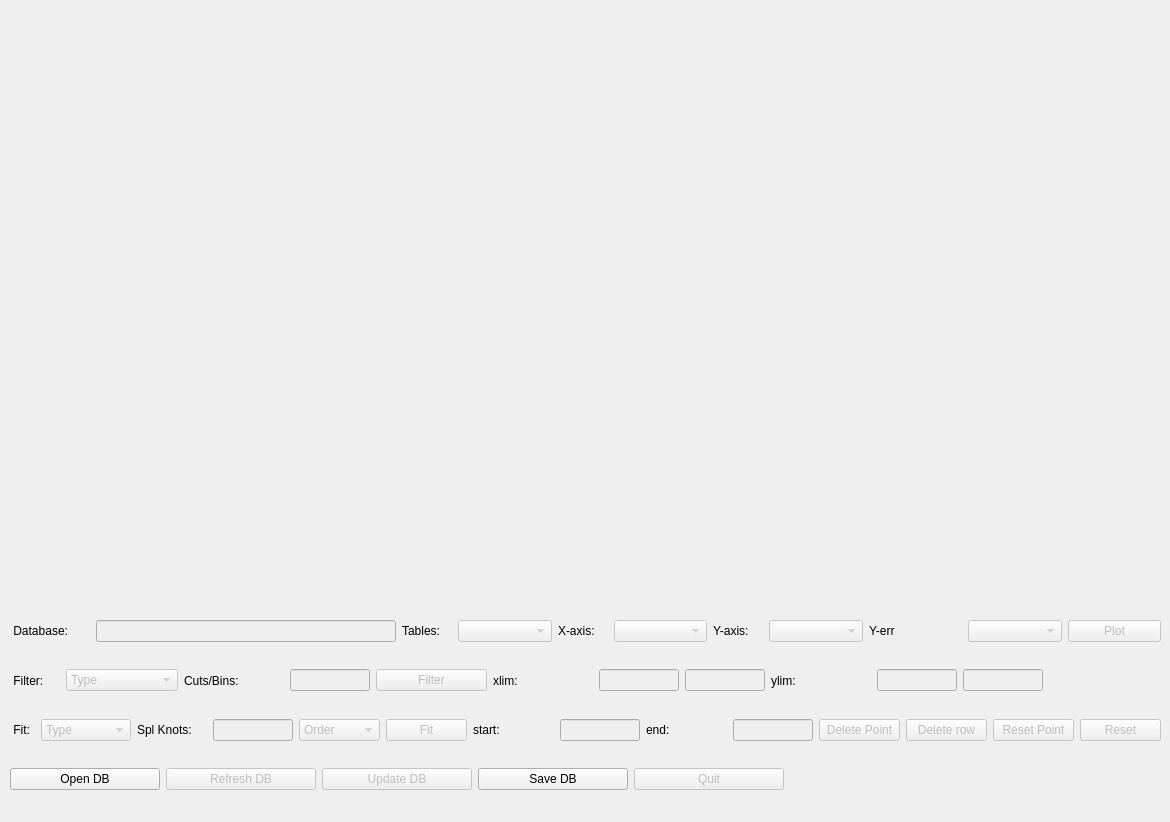
<?xml version="1.0" encoding="UTF-8"?>
<ui version="4.0">
 <class>TimeSeriesWindow</class>
 <widget class="QMainWindow" name="TimeSeriesWindow">
  <property name="geometry">
   <rect>
    <x>0</x>
    <y>0</y>
    <width>1170</width>
    <height>822</height>
   </rect>
  </property>
  <property name="windowTitle">
   <string>DRAN- View/Edit Timeseries</string>
  </property>
  <widget class="QWidget" name="centralwidget">
   <widget class="QWidget" name="gridLayoutWidget">
    <property name="geometry">
     <rect>
      <x>10</x>
      <y>20</y>
      <width>1151</width>
      <height>591</height>
     </rect>
    </property>
    <layout class="QGridLayout" name="PlotLayout"/>
   </widget>
   <widget class="QWidget" name="verticalLayoutWidget">
    <property name="geometry">
     <rect>
      <x>10</x>
      <y>620</y>
      <width>1151</width>
      <height>191</height>
     </rect>
    </property>
    <layout class="QVBoxLayout" name="controlLayout">
     <item>
      <layout class="QHBoxLayout" name="AnalysisLayout_3">
       <item>
        <widget class="QLabel" name="LblDB">
         <property name="maximumSize">
          <size>
           <width>80</width>
           <height>16777215</height>
          </size>
         </property>
         <property name="text">
          <string> Database:</string>
         </property>
        </widget>
       </item>
       <item>
        <widget class="QLineEdit" name="EdtDB">
         <property name="enabled">
          <bool>false</bool>
         </property>
         <property name="maximumSize">
          <size>
           <width>300</width>
           <height>16777215</height>
          </size>
         </property>
        </widget>
       </item>
       <item>
        <widget class="QLabel" name="LblTables">
         <property name="maximumSize">
          <size>
           <width>50</width>
           <height>16777215</height>
          </size>
         </property>
         <property name="text">
          <string>Tables: </string>
         </property>
        </widget>
       </item>
       <item>
        <widget class="QComboBox" name="comboBoxTables">
         <property name="enabled">
          <bool>false</bool>
         </property>
         <property name="maximumSize">
          <size>
           <width>150</width>
           <height>16777215</height>
          </size>
         </property>
        </widget>
       </item>
       <item>
        <widget class="QLabel" name="LblColsX">
         <property name="maximumSize">
          <size>
           <width>50</width>
           <height>16777215</height>
          </size>
         </property>
         <property name="text">
          <string>X-axis:</string>
         </property>
        </widget>
       </item>
       <item>
        <widget class="QComboBox" name="comboBoxColsX">
         <property name="enabled">
          <bool>false</bool>
         </property>
         <property name="maximumSize">
          <size>
           <width>150</width>
           <height>16777215</height>
          </size>
         </property>
        </widget>
       </item>
       <item>
        <widget class="QLabel" name="LblColsY">
         <property name="maximumSize">
          <size>
           <width>50</width>
           <height>16777215</height>
          </size>
         </property>
         <property name="text">
          <string>Y-axis:</string>
         </property>
        </widget>
       </item>
       <item>
        <widget class="QComboBox" name="comboBoxColsY">
         <property name="enabled">
          <bool>false</bool>
         </property>
         <property name="maximumSize">
          <size>
           <width>150</width>
           <height>16777215</height>
          </size>
         </property>
        </widget>
       </item>
       <item>
        <widget class="QLabel" name="LblColsYerr">
         <property name="text">
          <string>Y-err</string>
         </property>
        </widget>
       </item>
       <item>
        <widget class="QComboBox" name="comboBoxColsYerr">
         <property name="enabled">
          <bool>false</bool>
         </property>
         <property name="maximumSize">
          <size>
           <width>150</width>
           <height>16777215</height>
          </size>
         </property>
        </widget>
       </item>
       <item>
        <widget class="QPushButton" name="BtnPlot">
         <property name="enabled">
          <bool>false</bool>
         </property>
         <property name="maximumSize">
          <size>
           <width>150</width>
           <height>16777215</height>
          </size>
         </property>
         <property name="text">
          <string>Plot</string>
         </property>
        </widget>
       </item>
      </layout>
     </item>
     <item>
      <layout class="QHBoxLayout" name="FilterLayout">
       <item>
        <widget class="QLabel" name="LblFilterType">
         <property name="maximumSize">
          <size>
           <width>50</width>
           <height>16777215</height>
          </size>
         </property>
         <property name="text">
          <string> Filter:   </string>
         </property>
        </widget>
       </item>
       <item>
        <widget class="QComboBox" name="comboBoxFilters">
         <property name="enabled">
          <bool>false</bool>
         </property>
         <property name="maximumSize">
          <size>
           <width>150</width>
           <height>16777215</height>
          </size>
         </property>
         <item>
          <property name="text">
           <string>Type</string>
          </property>
         </item>
         <item>
          <property name="text">
           <string>&gt;</string>
          </property>
         </item>
         <item>
          <property name="text">
           <string>&lt;</string>
          </property>
         </item>
         <item>
          <property name="text">
           <string>&gt;=</string>
          </property>
         </item>
         <item>
          <property name="text">
           <string>&lt;=</string>
          </property>
         </item>
         <item>
          <property name="text">
           <string>binning</string>
          </property>
         </item>
         <item>
          <property name="text">
           <string>rms cuts</string>
          </property>
         </item>
        </widget>
       </item>
       <item>
        <widget class="QLabel" name="LblBinning">
         <property name="maximumSize">
          <size>
           <width>100</width>
           <height>16777215</height>
          </size>
         </property>
         <property name="text">
          <string>Cuts/Bins:</string>
         </property>
        </widget>
       </item>
       <item>
        <widget class="QLineEdit" name="EdtFilter">
         <property name="enabled">
          <bool>false</bool>
         </property>
         <property name="maximumSize">
          <size>
           <width>80</width>
           <height>16777215</height>
          </size>
         </property>
         <property name="text">
          <string/>
         </property>
        </widget>
       </item>
       <item>
        <widget class="QPushButton" name="BtnFilter">
         <property name="enabled">
          <bool>false</bool>
         </property>
         <property name="maximumSize">
          <size>
           <width>150</width>
           <height>16777215</height>
          </size>
         </property>
         <property name="text">
          <string>Filter</string>
         </property>
        </widget>
       </item>
       <item>
        <widget class="QLabel" name="Lblxlim">
         <property name="maximumSize">
          <size>
           <width>100</width>
           <height>16777215</height>
          </size>
         </property>
         <property name="text">
          <string>xlim:</string>
         </property>
        </widget>
       </item>
       <item>
        <widget class="QLineEdit" name="EdtxlimMin">
         <property name="enabled">
          <bool>false</bool>
         </property>
         <property name="maximumSize">
          <size>
           <width>80</width>
           <height>16777215</height>
          </size>
         </property>
         <property name="text">
          <string/>
         </property>
        </widget>
       </item>
       <item>
        <widget class="QLineEdit" name="EdtxlimMax">
         <property name="enabled">
          <bool>false</bool>
         </property>
         <property name="maximumSize">
          <size>
           <width>80</width>
           <height>16777215</height>
          </size>
         </property>
         <property name="text">
          <string/>
         </property>
        </widget>
       </item>
       <item>
        <widget class="QLabel" name="Lblylim">
         <property name="maximumSize">
          <size>
           <width>100</width>
           <height>16777215</height>
          </size>
         </property>
         <property name="text">
          <string>ylim:</string>
         </property>
        </widget>
       </item>
       <item>
        <widget class="QLineEdit" name="EdtylimMin">
         <property name="enabled">
          <bool>false</bool>
         </property>
         <property name="maximumSize">
          <size>
           <width>80</width>
           <height>16777215</height>
          </size>
         </property>
         <property name="text">
          <string/>
         </property>
        </widget>
       </item>
       <item>
        <widget class="QLineEdit" name="EdtylimMax">
         <property name="enabled">
          <bool>false</bool>
         </property>
         <property name="maximumSize">
          <size>
           <width>80</width>
           <height>16777215</height>
          </size>
         </property>
         <property name="text">
          <string/>
         </property>
        </widget>
       </item>
       <item>
        <widget class="QLabel" name="LblTables_4">
         <property name="text">
          <string/>
         </property>
        </widget>
       </item>
      </layout>
     </item>
     <item>
      <layout class="QHBoxLayout" name="horizontalLayout_2">
       <item>
        <layout class="QHBoxLayout" name="AnalysisLayout_6">
         <item>
          <widget class="QLabel" name="LblFit">
           <property name="maximumSize">
            <size>
             <width>25</width>
             <height>16777215</height>
            </size>
           </property>
           <property name="text">
            <string> Fit:</string>
           </property>
          </widget>
         </item>
         <item>
          <widget class="QComboBox" name="comboBoxFitTypes">
           <property name="enabled">
            <bool>false</bool>
           </property>
           <property name="maximumSize">
            <size>
             <width>150</width>
             <height>16777215</height>
            </size>
           </property>
           <item>
            <property name="text">
             <string>Type</string>
            </property>
           </item>
           <item>
            <property name="text">
             <string>Polynomial</string>
            </property>
           </item>
           <item>
            <property name="text">
             <string>Spline</string>
            </property>
           </item>
          </widget>
         </item>
         <item>
          <widget class="QLabel" name="LblSplKnots">
           <property name="maximumSize">
            <size>
             <width>70</width>
             <height>16777215</height>
            </size>
           </property>
           <property name="text">
            <string>Spl Knots:</string>
           </property>
          </widget>
         </item>
         <item>
          <widget class="QLineEdit" name="EdtSplKnots">
           <property name="enabled">
            <bool>false</bool>
           </property>
           <property name="maximumSize">
            <size>
             <width>80</width>
             <height>16777215</height>
            </size>
           </property>
           <property name="text">
            <string/>
           </property>
          </widget>
         </item>
         <item>
          <widget class="QComboBox" name="comboBoxOrder">
           <property name="enabled">
            <bool>false</bool>
           </property>
           <property name="maximumSize">
            <size>
             <width>150</width>
             <height>16777215</height>
            </size>
           </property>
           <item>
            <property name="text">
             <string>Order</string>
            </property>
           </item>
           <item>
            <property name="text">
             <string>1</string>
            </property>
           </item>
           <item>
            <property name="text">
             <string>2</string>
            </property>
           </item>
           <item>
            <property name="text">
             <string>3</string>
            </property>
           </item>
           <item>
            <property name="text">
             <string>4</string>
            </property>
           </item>
           <item>
            <property name="text">
             <string>5</string>
            </property>
           </item>
           <item>
            <property name="text">
             <string>6</string>
            </property>
           </item>
           <item>
            <property name="text">
             <string>7</string>
            </property>
           </item>
           <item>
            <property name="text">
             <string>8</string>
            </property>
           </item>
           <item>
            <property name="text">
             <string>9</string>
            </property>
           </item>
           <item>
            <property name="text">
             <string>10</string>
            </property>
           </item>
          </widget>
         </item>
         <item>
          <widget class="QPushButton" name="BtnFit">
           <property name="enabled">
            <bool>false</bool>
           </property>
           <property name="maximumSize">
            <size>
             <width>150</width>
             <height>16777215</height>
            </size>
           </property>
           <property name="text">
            <string>Fit</string>
           </property>
          </widget>
         </item>
         <item>
          <widget class="QLabel" name="LblStartDate">
           <property name="maximumSize">
            <size>
             <width>100</width>
             <height>16777215</height>
            </size>
           </property>
           <property name="text">
            <string>start:</string>
           </property>
          </widget>
         </item>
         <item>
          <widget class="QLineEdit" name="EdtStartDate">
           <property name="enabled">
            <bool>false</bool>
           </property>
           <property name="maximumSize">
            <size>
             <width>80</width>
             <height>16777215</height>
            </size>
           </property>
           <property name="text">
            <string/>
           </property>
          </widget>
         </item>
         <item>
          <widget class="QLabel" name="LblEndDate">
           <property name="maximumSize">
            <size>
             <width>100</width>
             <height>16777215</height>
            </size>
           </property>
           <property name="text">
            <string>end:</string>
           </property>
          </widget>
         </item>
         <item>
          <widget class="QLineEdit" name="EdtEndDate">
           <property name="enabled">
            <bool>false</bool>
           </property>
           <property name="maximumSize">
            <size>
             <width>80</width>
             <height>16777215</height>
            </size>
           </property>
           <property name="text">
            <string/>
           </property>
          </widget>
         </item>
         <item>
          <widget class="QPushButton" name="BtnDelPoint">
           <property name="enabled">
            <bool>false</bool>
           </property>
           <property name="maximumSize">
            <size>
             <width>150</width>
             <height>16777215</height>
            </size>
           </property>
           <property name="text">
            <string>Delete Point</string>
           </property>
          </widget>
         </item>
         <item>
          <widget class="QPushButton" name="BtnDelBoth">
           <property name="enabled">
            <bool>false</bool>
           </property>
           <property name="maximumSize">
            <size>
             <width>150</width>
             <height>16777215</height>
            </size>
           </property>
           <property name="text">
            <string>Delete row</string>
           </property>
          </widget>
         </item>
         <item>
          <widget class="QPushButton" name="BtnResetPoint">
           <property name="enabled">
            <bool>false</bool>
           </property>
           <property name="maximumSize">
            <size>
             <width>150</width>
             <height>16777215</height>
            </size>
           </property>
           <property name="text">
            <string>Reset Point</string>
           </property>
          </widget>
         </item>
         <item>
          <widget class="QPushButton" name="BtnReset">
           <property name="enabled">
            <bool>false</bool>
           </property>
           <property name="maximumSize">
            <size>
             <width>150</width>
             <height>16777215</height>
            </size>
           </property>
           <property name="text">
            <string>Reset</string>
           </property>
          </widget>
         </item>
        </layout>
       </item>
      </layout>
     </item>
     <item>
      <layout class="QHBoxLayout" name="AnalysisLayout_2">
       <item>
        <widget class="QPushButton" name="BtnOpenDB">
         <property name="maximumSize">
          <size>
           <width>150</width>
           <height>16777215</height>
          </size>
         </property>
         <property name="text">
          <string>Open DB</string>
         </property>
        </widget>
       </item>
       <item>
        <widget class="QPushButton" name="BtnRefreshDB">
         <property name="enabled">
          <bool>false</bool>
         </property>
         <property name="maximumSize">
          <size>
           <width>150</width>
           <height>16777215</height>
          </size>
         </property>
         <property name="text">
          <string>Refresh DB</string>
         </property>
        </widget>
       </item>
       <item>
        <widget class="QPushButton" name="BtnUpdateDB">
         <property name="enabled">
          <bool>false</bool>
         </property>
         <property name="maximumSize">
          <size>
           <width>150</width>
           <height>16777215</height>
          </size>
         </property>
         <property name="text">
          <string>Update DB</string>
         </property>
        </widget>
       </item>
       <item>
        <widget class="QPushButton" name="BtnSaveDB">
         <property name="maximumSize">
          <size>
           <width>150</width>
           <height>16777215</height>
          </size>
         </property>
         <property name="text">
          <string>Save DB</string>
         </property>
        </widget>
       </item>
       <item>
        <widget class="QPushButton" name="BtnQuit">
         <property name="enabled">
          <bool>false</bool>
         </property>
         <property name="maximumSize">
          <size>
           <width>150</width>
           <height>16777215</height>
          </size>
         </property>
         <property name="text">
          <string>Quit</string>
         </property>
        </widget>
       </item>
       <item>
        <widget class="QLabel" name="LblTables_7">
         <property name="text">
          <string/>
         </property>
        </widget>
       </item>
      </layout>
     </item>
    </layout>
   </widget>
  </widget>
  <action name="actionOpen">
   <property name="text">
    <string>Open</string>
   </property>
  </action>
  <action name="actionClose">
   <property name="text">
    <string>Close</string>
   </property>
  </action>
 </widget>
 <resources/>
 <connections/>
</ui>
